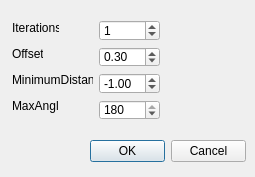
<?xml version="1.0" encoding="UTF-8"?>
<ui version="4.0">
 <author>Borys Jurgiel</author>
 <class>ConfigureSmoothGeometryDialogBase</class>
 <widget class="QDialog" name="ConfigureSmoothGeometryDialogBase">
  <property name="geometry">
   <rect>
    <x>0</x>
    <y>0</y>
    <width>255</width>
    <height>177</height>
   </rect>
  </property>
  <property name="sizePolicy">
   <sizepolicy hsizetype="Preferred" vsizetype="Preferred">
    <horstretch>0</horstretch>
    <verstretch>0</verstretch>
   </sizepolicy>
  </property>
  <property name="maximumSize">
   <size>
    <width>500</width>
    <height>300</height>
   </size>
  </property>
  <property name="contextMenuPolicy">
   <enum>Qt::DefaultContextMenu</enum>
  </property>
  <property name="windowTitle">
   <string>Configure Smooth Geometry</string>
  </property>
  <property name="toolTip">
   <string>By default the suggested settings are: 
Iterations=1
Offset=0.3
MinimumDistance=-1
MaxAngle=180</string>
  </property>
  <property name="whatsThis">
   <string/>
  </property>
  <widget class="QDialogButtonBox" name="buttonBox">
   <property name="geometry">
    <rect>
     <x>90</x>
     <y>140</y>
     <width>156</width>
     <height>23</height>
    </rect>
   </property>
   <property name="focusPolicy">
    <enum>Qt::NoFocus</enum>
   </property>
   <property name="standardButtons">
    <set>QDialogButtonBox::Cancel|QDialogButtonBox::Ok</set>
   </property>
   <property name="centerButtons">
    <bool>true</bool>
   </property>
  </widget>
  <widget class="QLabel" name="label_5">
   <property name="geometry">
    <rect>
     <x>12</x>
     <y>72</y>
     <width>81</width>
     <height>16</height>
    </rect>
   </property>
   <property name="text">
    <string>MinimumDistance</string>
   </property>
  </widget>
  <widget class="QLabel" name="label_4">
   <property name="geometry">
    <rect>
     <x>12</x>
     <y>46</y>
     <width>31</width>
     <height>16</height>
    </rect>
   </property>
   <property name="text">
    <string>Offset</string>
   </property>
  </widget>
  <widget class="QLabel" name="label_6">
   <property name="geometry">
    <rect>
     <x>12</x>
     <y>98</y>
     <width>47</width>
     <height>16</height>
    </rect>
   </property>
   <property name="text">
    <string>MaxAngle</string>
   </property>
  </widget>
  <widget class="QLabel" name="label_3">
   <property name="geometry">
    <rect>
     <x>12</x>
     <y>20</y>
     <width>47</width>
     <height>16</height>
    </rect>
   </property>
   <property name="text">
    <string>Iterations</string>
   </property>
  </widget>
  <widget class="QWidget" name="layoutWidget">
   <property name="geometry">
    <rect>
     <x>99</x>
     <y>20</y>
     <width>61</width>
     <height>100</height>
    </rect>
   </property>
   <layout class="QVBoxLayout" name="verticalLayout">
    <item>
     <widget class="QSpinBox" name="boxIterations">
      <property name="toolTip">
       <string>Number of smoothing iterations to run.
More iterations results in a smoother geometry.</string>
      </property>
      <property name="value">
       <number>1</number>
      </property>
     </widget>
    </item>
    <item>
     <widget class="QDoubleSpinBox" name="boxOffset">
      <property name="toolTip">
       <string>Fraction of line to create new vertices along, between 0 and 1.0.
E.g., the default value of 0.25 will create new vertices 25% and 75% along each line segment of the geometry for each iteration.
Smaller values result in “tighter” smoothing.</string>
      </property>
      <property name="minimum">
       <double>0.000000000000000</double>
      </property>
      <property name="maximum">
       <double>1.000000000000000</double>
      </property>
      <property name="singleStep">
       <double>0.100000000000000</double>
      </property>
      <property name="value">
       <double>0.300000000000000</double>
      </property>
     </widget>
    </item>
    <item>
     <widget class="QDoubleSpinBox" name="boxMinDistance">
      <property name="toolTip">
       <string>Minimum segment length to apply smoothing to.</string>
      </property>
      <property name="minimum">
       <double>-999.000000000000000</double>
      </property>
      <property name="maximum">
       <double>999.000000000000000</double>
      </property>
      <property name="singleStep">
       <double>0.100000000000000</double>
      </property>
      <property name="value">
       <double>-1.000000000000000</double>
      </property>
     </widget>
    </item>
    <item>
     <widget class="QSpinBox" name="boxMaxAngle">
      <property name="toolTip">
       <string>Maximum angle at node (0-180) at which smoothing will be applied.</string>
      </property>
      <property name="maximum">
       <number>180</number>
      </property>
      <property name="value">
       <number>180</number>
      </property>
     </widget>
    </item>
   </layout>
  </widget>
 </widget>
 <resources/>
 <connections>
  <connection>
   <sender>buttonBox</sender>
   <signal>accepted()</signal>
   <receiver>ConfigureSmoothGeometryDialogBase</receiver>
   <slot>accept()</slot>
   <hints>
    <hint type="sourcelabel">
     <x>117</x>
     <y>192</y>
    </hint>
    <hint type="destinationlabel">
     <x>42</x>
     <y>91</y>
    </hint>
   </hints>
  </connection>
  <connection>
   <sender>buttonBox</sender>
   <signal>rejected()</signal>
   <receiver>ConfigureSmoothGeometryDialogBase</receiver>
   <slot>reject()</slot>
   <hints>
    <hint type="sourcelabel">
     <x>253</x>
     <y>192</y>
    </hint>
    <hint type="destinationlabel">
     <x>208</x>
     <y>20</y>
    </hint>
   </hints>
  </connection>
 </connections>
</ui>
